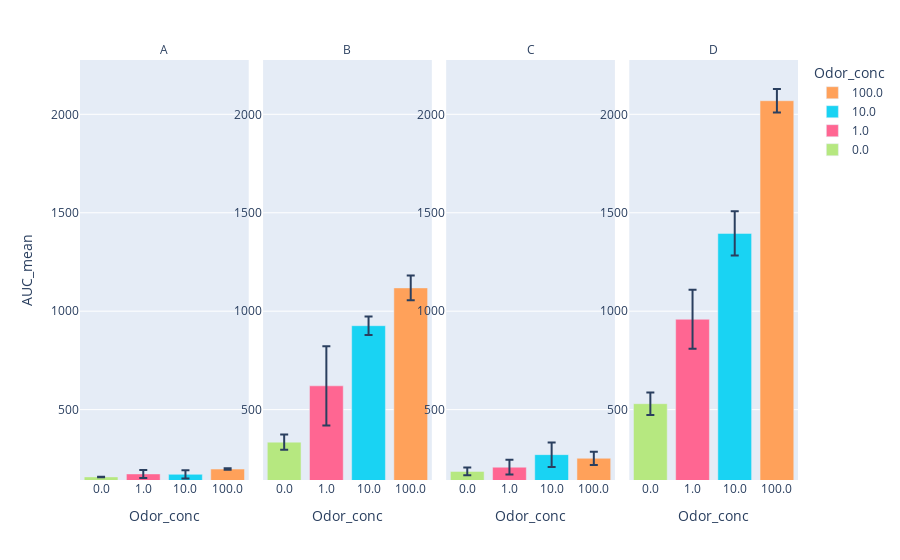

The notebook cell this image was saved under:
### Markdown cell above
#### Bar plot

### Code cell
# Plot facet plots for AUC

plot_data = AUC_data[['Odor_conc', 'Group', 'AUC_mean', 'AUC_std','Plate']]
plot_data = plot_data[plot_data.Plate.isin([1,2])]
plot_data = plot_data.sort_values('Group')
plot_data = plot_data.drop('Plate', axis = 1)
# Dropping duplicate is important for a functional bar graph 
plot_data = plot_data.drop_duplicates().reset_index(drop=True)

plot_data = plot_data[plot_data.Group != 'pCI_p2']

plot_data['Group'] = pd.Categorical(plot_data['Group'], categories=list(glo.data.Group.unique()), ordered=True)
plot_data = plot_data.sort_values(['Group', 'Odor_conc'], ascending=[True, False])
plot_data['Odor_conc'] = plot_data['Odor_conc'].astype(str)

fig = glo.plot_facet_bar(plot_data, 
                         x_by = "Odor_conc", 
                         y_by = "AUC_mean", 
                         facet_col_by = 'Group',
                        #  facet_row_by = 'Group',
                         error_y_by='AUC_std', n_facet_col_wrap = 4)
fig.show()
# fig.write_html(f'./{file_extension}_raw_AUC.html')

### Figure 1 — Plotly figure (JSON) as saved in the notebook; plotly's stock layout.template omitted (floating-point values rounded to 4 significant figures)
{"data": [{"alignmentgroup": "True", "error_y": {"array": [4.094]}, "hovertemplate": "Odor_conc=%{x}<br>Group=A<br>AUC_mean=%{y}<extra></extra>", "legendgroup": "100.0", "marker": {"color": "#FFA15A", "pattern": {"shape": ""}}, "name": "100.0", "offsetgroup": "100.0", "orientation": "v", "showlegend": true, "textposition": "auto", "type": "bar", "x": ["100.0"], "xaxis": "x", "y": [198], "yaxis": "y"}, {"alignmentgroup": "True", "error_y": {"array": [63.2]}, "hovertemplate": "Odor_conc=%{x}<br>Group=B<br>AUC_mean=%{y}<extra></extra>", "legendgroup": "100.0", "marker": {"color": "#FFA15A", "pattern": {"shape": ""}}, "name": "100.0", "offsetgroup": "100.0", "orientation": "v", "showlegend": false, "textposition": "auto", "type": "bar", "x": ["100.0"], "xaxis": "x2", "y": [1118.0], "yaxis": "y2"}, {"alignmentgroup": "True", "error_y": {"array": [33.52]}, "hovertemplate": "Odor_conc=%{x}<br>Group=C<br>AUC_mean=%{y}<extra></extra>", "legendgroup": "100.0", "marker": {"color": "#FFA15A", "pattern": {"shape": ""}}, "name": "100.0", "offsetgroup": "100.0", "orientation": "v", "showlegend": false, "textposition": "auto", "type": "bar", "x": ["100.0"], "xaxis": "x3", "y": [252.8], "yaxis": "y3"}, {"alignmentgroup": "True", "error_y": {"array": [59.36]}, "hovertemplate": "Odor_conc=%{x}<br>Group=D<br>AUC_mean=%{y}<extra></extra>", "legendgroup": "100.0", "marker": {"color": "#FFA15A", "pattern": {"shape": ""}}, "name": "100.0", "offsetgroup": "100.0", "orientation": "v", "showlegend": false, "textposition": "auto", "type": "bar", "x": ["100.0"], "xaxis": "x4", "y": [2069], "yaxis": "y4"}, {"alignmentgroup": "True", "error_y": {"array": [21.24]}, "hovertemplate": "Odor_conc=%{x}<br>Group=A<br>AUC_mean=%{y}<extra></extra>", "legendgroup": "10.0", "marker": {"color": "#19d3f3", "pattern": {"shape": ""}}, "name": "10.0", "offsetgroup": "10.0", "orientation": "v", "showlegend": true, "textposition": "auto", "type": "bar", "x": ["10.0"], "xaxis": "x", "y": [171.2], "yaxis": "y"}, {"alignmentgroup": "True", "error_y": {"array": [47.34]}, "hovertemplate": "Odor_conc=%{x}<br>Group=B<br>AUC_mean=%{y}<extra></extra>", "legendgroup": "10.0", "marker": {"color": "#19d3f3", "pattern": {"shape": ""}}, "name": "10.0", "offsetgroup": "10.0", "orientation": "v", "showlegend": false, "textposition": "auto", "type": "bar", "x": ["10.0"], "xaxis": "x2", "y": [926.2], "yaxis": "y2"}, {"alignmentgroup": "True", "error_y": {"array": [62.18]}, "hovertemplate": "Odor_conc=%{x}<br>Group=C<br>AUC_mean=%{y}<extra></extra>", "legendgroup": "10.0", "marker": {"color": "#19d3f3", "pattern": {"shape": ""}}, "name": "10.0", "offsetgroup": "10.0", "orientation": "v", "showlegend": false, "textposition": "auto", "type": "bar", "x": ["10.0"], "xaxis": "x3", "y": [271.2], "yaxis": "y3"}, {"alignmentgroup": "True", "error_y": {"array": [112.1]}, "hovertemplate": "Odor_conc=%{x}<br>Group=D<br>AUC_mean=%{y}<extra></extra>", "legendgroup": "10.0", "marker": {"color": "#19d3f3", "pattern": {"shape": ""}}, "name": "10.0", "offsetgroup": "10.0", "orientation": "v", "showlegend": false, "textposition": "auto", "type": "bar", "x": ["10.0"], "xaxis": "x4", "y": [1395], "yaxis": "y4"}, {"alignmentgroup": "True", "error_y": {"array": [20.21]}, "hovertemplate": "Odor_conc=%{x}<br>Group=A<br>AUC_mean=%{y}<extra></extra>", "legendgroup": "1.0", "marker": {"color": "#FF6692", "pattern": {"shape": ""}}, "name": "1.0", "offsetgroup": "1.0", "orientation": "v", "showlegend": true, "textposition": "auto", "type": "bar", "x": ["1.0"], "xaxis": "x", "y": [173.2], "yaxis": "y"}, {"alignmentgroup": "True", "error_y": {"array": [200.9]}, "hovertemplate": "Odor_conc=%{x}<br>Group=B<br>AUC_mean=%{y}<extra></extra>", "legendgroup": "1.0", "marker": {"color": "#FF6692", "pattern": {"shape": ""}}, "name": "1.0", "offsetgroup": "1.0", "orientation": "v", "showlegend": false, "textposition": "auto", "type": "bar", "x": ["1.0"], "xaxis": "x2", "y": [620.8], "yaxis": "y2"}, {"alignmentgroup": "True", "error_y": {"array": [37.36]}, "hovertemplate": "Odor_conc=%{x}<br>Group=C<br>AUC_mean=%{y}<extra></extra>", "legendgroup": "1.0", "marker": {"color": "#FF6692", "pattern": {"shape": ""}}, "name": "1.0", "offsetgroup": "1.0", "orientation": "v", "showlegend": false, "textposition": "auto", "type": "bar", "x": ["1.0"], "xaxis": "x3", "y": [207.5], "yaxis": "y3"}, {"alignmentgroup": "True", "error_y": {"array": [149.9]}, "hovertemplate": "Odor_conc=%{x}<br>Group=D<br>AUC_mean=%{y}<extra></extra>", "legendgroup": "1.0", "marker": {"color": "#FF6692", "pattern": {"shape": ""}}, "name": "1.0", "offsetgroup": "1.0", "orientation": "v", "showlegend": false, "textposition": "auto", "type": "bar", "x": ["1.0"], "xaxis": "x4", "y": [959], "yaxis": "y4"}, {"alignmentgroup": "True", "error_y": {"array": [1.279]}, "hovertemplate": "Odor_conc=%{x}<br>Group=A<br>AUC_mean=%{y}<extra></extra>", "legendgroup": "0.0", "marker": {"color": "#B6E880", "pattern": {"shape": ""}}, "name": "0.0", "offsetgroup": "0.0", "orientation": "v", "showlegend": true, "textposition": "auto", "type": "bar", "x": ["0.0"], "xaxis": "x", "y": [158.2], "yaxis": "y"}, {"alignmentgroup": "True", "error_y": {"array": [38.64]}, "hovertemplate": "Odor_conc=%{x}<br>Group=B<br>AUC_mean=%{y}<extra></extra>", "legendgroup": "0.0", "marker": {"color": "#B6E880", "pattern": {"shape": ""}}, "name": "0.0", "offsetgroup": "0.0", "orientation": "v", "showlegend": false, "textposition": "auto", "type": "bar", "x": ["0.0"], "xaxis": "x2", "y": [334.8], "yaxis": "y2"}, {"alignmentgroup": "True", "error_y": {"array": [19.96]}, "hovertemplate": "Odor_conc=%{x}<br>Group=C<br>AUC_mean=%{y}<extra></extra>", "legendgroup": "0.0", "marker": {"color": "#B6E880", "pattern": {"shape": ""}}, "name": "0.0", "offsetgroup": "0.0", "orientation": "v", "showlegend": false, "textposition": "auto", "type": "bar", "x": ["0.0"], "xaxis": "x3", "y": [186], "yaxis": "y3"}, {"alignmentgroup": "True", "error_y": {"array": [57.32]}, "hovertemplate": "Odor_conc=%{x}<br>Group=D<br>AUC_mean=%{y}<extra></extra>", "legendgroup": "0.0", "marker": {"color": "#B6E880", "pattern": {"shape": ""}}, "name": "0.0", "offsetgroup": "0.0", "orientation": "v", "showlegend": false, "textposition": "auto", "type": "bar", "x": ["0.0"], "xaxis": "x4", "y": [530], "yaxis": "y4"}], "layout": {"annotations": [{"font": {}, "showarrow": false, "text": "A", "x": 0.1175, "xanchor": "center", "xref": "paper", "y": 1, "yanchor": "bottom", "yref": "paper"}, {"font": {}, "showarrow": false, "text": "B", "x": 0.3725, "xanchor": "center", "xref": "paper", "y": 1, "yanchor": "bottom", "yref": "paper"}, {"font": {}, "showarrow": false, "text": "C", "x": 0.6275, "xanchor": "center", "xref": "paper", "y": 1, "yanchor": "bottom", "yref": "paper"}, {"font": {}, "showarrow": false, "text": "D", "x": 0.8825, "xanchor": "center", "xref": "paper", "y": 1, "yanchor": "bottom", "yref": "paper"}], "barmode": "relative", "legend": {"title": {"text": "Odor_conc"}, "tracegroupgap": 0}, "margin": {"t": 60}, "xaxis": {"anchor": "y", "categoryarray": ["0.0", "1.0", "10.0", "100.0"], "categoryorder": "array", "domain": [0, 0.235], "title": {"text": "Odor_conc"}}, "xaxis2": {"anchor": "y2", "categoryarray": ["0.0", "1.0", "10.0", "100.0"], "categoryorder": "array", "domain": [0.255, 0.49], "matches": "x", "title": {"text": "Odor_conc"}}, "xaxis3": {"anchor": "y3", "categoryarray": ["0.0", "1.0", "10.0", "100.0"], "categoryorder": "array", "domain": [0.51, 0.745], "matches": "x", "title": {"text": "Odor_conc"}}, "xaxis4": {"anchor": "y4", "categoryarray": ["0.0", "1.0", "10.0", "100.0"], "categoryorder": "array", "domain": [0.765, 1.0], "matches": "x", "title": {"text": "Odor_conc"}}, "yaxis": {"anchor": "x", "domain": [0, 1], "range": [142.4, 2276.0], "showticklabels": true, "title": {"text": "AUC_mean"}}, "yaxis2": {"anchor": "x2", "domain": [0, 1], "matches": "y", "showticklabels": true}, "yaxis3": {"anchor": "x3", "domain": [0, 1], "matches": "y", "showticklabels": true}, "yaxis4": {"anchor": "x4", "domain": [0, 1], "matches": "y", "showticklabels": true}}}
